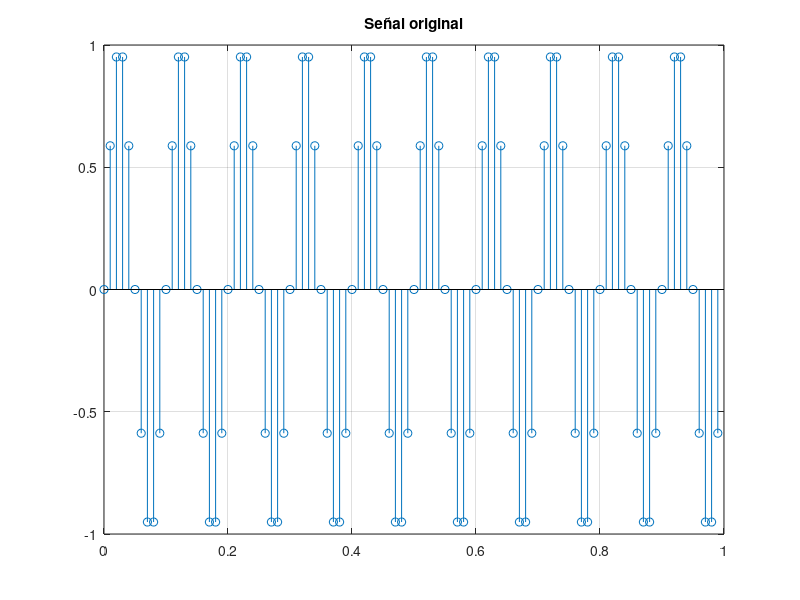
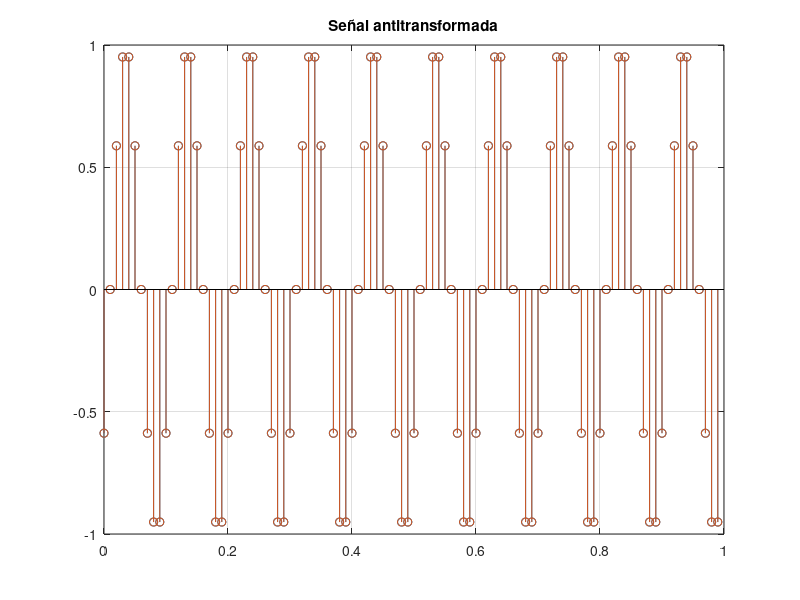

MATLAB code to generate these figures, in order:
#Ejercicio 3
clc;
clear all;
#La idea es ver la propiedad de retardo temporal
#Que es :
#x[n-i] <-F-> X[k]e^((-j*2*pi*k*i)/N)
#Datos del problema :
fm=100;
T=1/fm;
t=0:T:1-T;
fs=10;

#Señal
s=sin(2*pi*fs*t);

#Grafica
figure;
stem(t,s);
title('Señal original');
grid on;

#Lado izquierdo de la ecuacion :
#Desplazo diez muestras
desplazamiento = 1;
#Transformada X[k];
sf=fft(s);
#Multiplico por la exp compleja
N=length(t);
k=0:N-1;
factor=exp((-2*pi*1i*k*desplazamiento)/N);
sf_desplazada=sf.*factor;
sf_desplazada_inversa=ifft(sf_desplazada);

figure;
stem(t,sf_desplazada_inversa);
title('Señal antitransformada');
grid on;
hold on;
s_desplazada=circshift(s,desplazamiento);
stem(t,s_desplazada);
